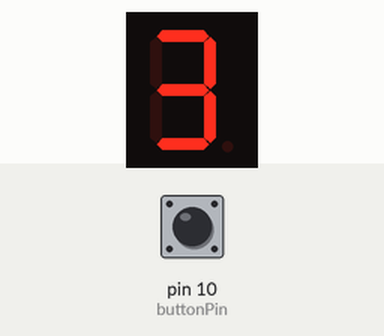
This sketch was run on a simulated Arduino Uno, built with avr-gcc and run on an emulated ATmega328P. Parts: 1-digit seven-segment display. Wiring (inferred from the names in the program): 1-digit 7-segment display, segments lit when HIGH: segments pin 7, pin 6, pin 4, pin 3, pin 2, pin 8, pin 9. Inputs (shaded band) come from the test bench; at power-on: pin 10 (buttonPin) HIGH. The segment pins are drawn as the display they are named for.

Above: at 1.8 s.
1.9 s: pin 10 (buttonPin) pulled LOW for 3.2 s
At 2.9 s:
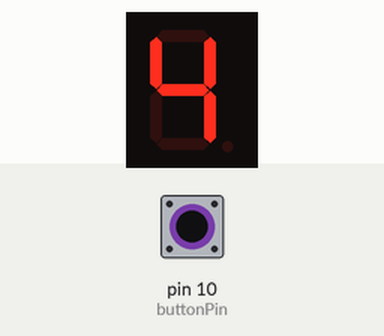
At 8.5 s:
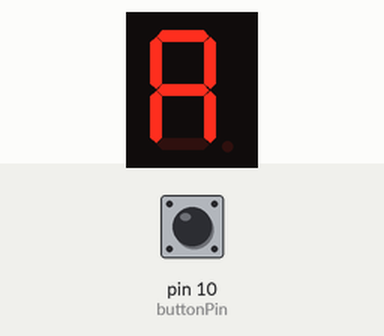
Timing chart, 0 to 10.0 s (numbered marks = the images above; inputs shaded):
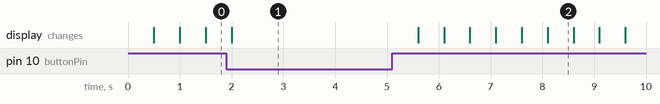

Measured:
- what the display in image 2 shows lasts 0.5 s, from 8.1 s to 8.6 s

The sketch:

count.ino
```cpp
//Ligações de cada fio
int A = 7;
int B = 6;
int C = 4;
int D = 3;
int E = 2;
int F = 8;
int G = 9;
//Inicia botão contador
const int buttonPin=10;
int buttonState = 0;

byte num0 = 0x77;  //Hexadecima para cada número
byte num1 = 0x6;
byte num2 = 0x5B;
byte num3 = 0x4F;
byte num4 = 0x66;
byte num5 = 0x6D;
byte num6 = 0x7C;
byte num7 = 0x7;
byte num8 = 0x7F;
byte num9 = 0x6F;


//Função coloca sistema em espera enquanto não preecionar novamente o botão;
void verifica(){

   buttonState = digitalRead(buttonPin);

  while(buttonState == LOW){
    buttonState = digitalRead(buttonPin);
    delay(1);
  }

}


//Escreve no segmente correcto
void on(byte num)   // This function turns on the correct pins to display numbers passed to it         // through the variable "num".
{
  int result = bitRead(num, 0);  // Read the first binary entry in num and stores it in result.

      if (result == 1)  // Check to see if this segment should be on.

    {digitalWrite(A, HIGH);}   // Turns on the segment.
    else   // Otherwise, it turns it off.
    {digitalWrite(A, LOW);}  // Turns segment off.

      result = bitRead( num, 1);  // Same thing for the 6 remaining segments.

      if (result == 1)

    {digitalWrite(B, HIGH);}
    else
    {digitalWrite(B, LOW);}
    result = bitRead( num, 2);

      if (result == 1)

    {digitalWrite(C, HIGH);}
    else
    {digitalWrite(C, LOW);}
   result = bitRead( num, 3);

      if (result == 1)

    {digitalWrite(D, HIGH);}
    else
    {digitalWrite(D, LOW);}
   result = bitRead( num, 4);

      if (result == 1)
    {digitalWrite(E, HIGH);}
    else
    {digitalWrite(E, LOW);}

   result = bitRead( num, 5);
      if (result == 1)
    {digitalWrite(F, HIGH);}
    else
    {digitalWrite(F, LOW);}

   result = bitRead( num, 6);
      if (result == 1)
    {digitalWrite(G, HIGH);}
    else
    {digitalWrite(G, LOW);}
  }


void setup() {
  pinMode(A, OUTPUT);
  pinMode(B, OUTPUT);
  pinMode(C, OUTPUT);
  pinMode(D, OUTPUT);
  pinMode(E, OUTPUT);
  pinMode(F, OUTPUT);
  pinMode(G, OUTPUT);

  //Activa pi de entrada
  pinMode(buttonPin,INPUT);
}

void loop() {
  on(num0);
 delay(500);
  verifica();
  on(num1);
verifica();
  delay(500);
  on(num2);
verifica();
  delay(500);
  on(num3);
  verifica();
  delay(500);
  on(num4);
  verifica();
  delay(500);
  on(num5);
 verifica();
  delay(500);
  on(num6);
 verifica();
  delay(500);
  on(num7);
  verifica();
  delay(500);
  on(num8);
 verifica();
  delay(500);
  on(num9);
verifica();
  delay(500);

}
```
